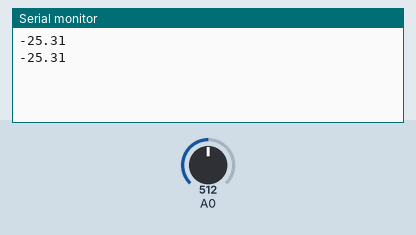
This sketch was run on a simulated Arduino Uno, built with avr-gcc and run on an emulated ATmega328P. On the bench: the last lines printed to the serial monitor. The test bench sets the inputs (shaded band); at power-on: A0 = 512.

Above: at 1.8 s.
1.9 s: A0 set to 716
At 2.8 s:
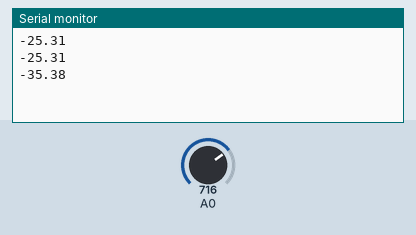
3.4 s: A0 set to 900
At 4.8 s:
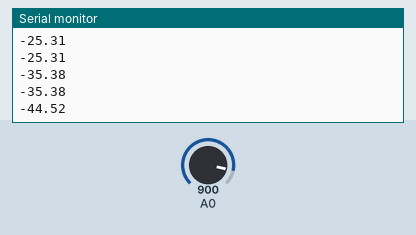
Timing chart, 0 to 6.4 s (numbered marks = the images above; inputs shaded):
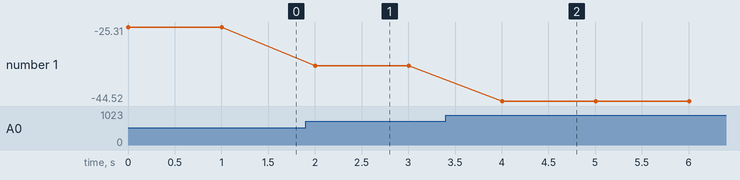

The sketch:

powerSupply.ino
```cpp
#include "measure/Voltage.h"
#include "measure/VoltageFactory.h"

Voltage *voltage;

void setup() {
	Serial.begin(57600);
	VoltageFactory *factory = new VoltageFactory();
	voltage = factory->negative();
}

void loop() {
	Serial.println((double) voltage->value() / 1000);
	delay(1000);
}
```

.ino.cpp
```cpp
#ifdef __IN_ECLIPSE__
//This is a automatic generated file
//Please do not modify this file
//If you touch this file your change will be overwritten during the next build
//This file has been generated on 2017-10-01 23:15:35

#include "Arduino.h"
#include "measure/Voltage.h"
#include "measure/VoltageFactory.h"
void setup() ;
void loop() ;

#include "powerSupply.ino"


#endif
```

AnalogInput.h
```cpp
/*
 * AnalogPin.h
 *
 *  Created on: Sep 28, 2017
 *      Author: nks
 */

#ifndef MEASURE_ANALOGINPUT_H_
#define MEASURE_ANALOGINPUT_H_

class AnalogInput {
public:
	virtual ~AnalogInput(){};
	virtual long value() = 0;
};

#endif /* MEASURE_ANALOGINPUT_H_ */
```

AnalogPinNumbers.h
```cpp
class AnalogPinNumbers{

  public:
    static const int POSITIVE_VOLTAGE = 0;
    static const int NEGATIVE_VOLTAGE = 1;
};
```

CorrectedInput.h
```cpp
/*
 * CorrectedPin.h
 *
 *  Created on: Sep 28, 2017
 *      Author: nks
 */

#ifndef MEASURE_CORRECTEDINPUT_H_
#define MEASURE_CORRECTEDINPUT_H_

#include "PhisicalAnalogInput.h"
#include "AnalogInput.h"

class CorrectedInput: public AnalogInput {
private:
	AnalogInput *original;
	double multiplicator;
public:
	CorrectedInput(const double multiplicator, AnalogInput *original);
	virtual ~CorrectedInput();
	long value();
};

#endif /* MEASURE_CORRECTEDINPUT_H_ */
```

NegativeVoltage.h
```cpp
/*
 * NegativVoltage.h
 *
 *  Created on: Oct 1, 2017
 *      Author: nks
 */

#ifndef MEASURE_NEGATIVEVOLTAGE_H_
#define MEASURE_NEGATIVEVOLTAGE_H_

#include "Voltage.h"

class NegativeVoltage: public Voltage {
private:
	Voltage *origin;
public:
	NegativeVoltage(Voltage *origin);
	virtual ~NegativeVoltage();
	long value();
};

#endif /* MEASURE_NEGATIVEVOLTAGE_H_ */
```

OutputVoltage.h
```cpp
/*
 * OutputVoltage.h
 *
 *  Created on: Oct 1, 2017
 *      Author: nks
 */

#ifndef MEASURE_OUTPUTVOLTAGE_H_
#define MEASURE_OUTPUTVOLTAGE_H_

#include "Voltage.h"

class OutputVoltage: public Voltage {
private:
	Voltage * origin;
	int dividingValue;
public:
	OutputVoltage(int dividingValue, Voltage *origin);
	virtual ~OutputVoltage();
	long value();
};

#endif /* MEASURE_OUTPUTVOLTAGE_H_ */
```

PhisicalAnalogInput.h
```cpp
/*
 * PhisicalAnalogPin.h
 *
 *  Created on: Sep 28, 2017
 *      Author: nks
 */

#ifndef MEASURE_PHISICALANALOGINPUT_H_
#define MEASURE_PHISICALANALOGINPUT_H_

#include "AnalogInput.h"

class PhisicalAnalogInput: public AnalogInput {

private:
	int pinNumber;
public:
	PhisicalAnalogInput(int pin);
	virtual ~PhisicalAnalogInput();
	long value();
};

#endif /* MEASURE_PHISICALANALOGINPUT_H_ */
```

PhisicalAnalogPin.cpp
```cpp
/*
 * PhisicalAnalogPin.cpp
 *
 *  Created on: Sep 28, 2017
 *      Author: nks
 */

#include "Arduino.h"
#include "PhisicalAnalogInput.h"

PhisicalAnalogInput::PhisicalAnalogInput(int pinNumber) {
	this->pinNumber = pinNumber;
}

PhisicalAnalogInput::~PhisicalAnalogInput() {

}

long PhisicalAnalogInput::value(){
	return analogRead(pinNumber);
}
```

SensorVoltage.h
```cpp
/*
 * SensorVoltage.h
 *
 *  Created on: Oct 1, 2017
 *      Author: nks
 */

#ifndef MEASURE_SENSORVOLTAGE_H_
#define MEASURE_SENSORVOLTAGE_H_

#include "Voltage.h"
#include "AnalogInput.h"

class SensorVoltage: public Voltage {

private:
	AnalogInput *input;
	static double multiplicator();
	static long findVoltage(long sensorValue);
	static const int VALUE_MAX = 1023;
	static const int VOLTAGE_MAX = 5000;
public:
	virtual ~SensorVoltage();
	SensorVoltage(AnalogInput *input);
	long value();
};

#endif /* MEASURE_SENSORVOLTAGE_H_ */
```

Voltage.h
```cpp
/*
 * Voltage.h
 *
 *  Created on: Oct 1, 2017
 *      Author: nks
 */

#ifndef MEASURE_VOLTAGE_H_
#define MEASURE_VOLTAGE_H_

class Voltage {
public:
	virtual ~Voltage() {};
	virtual long value() = 0;
};

#endif /* MEASURE_VOLTAGE_H_ */
```

VoltageFactory.h
```cpp
/*
 * VoltageFactory.h
 *
 *  Created on: Oct 1, 2017
 *      Author: nks
 */
#include "Voltage.h"

#ifndef MEASURE_VOLTAGEFACTORY_H_
#define MEASURE_VOLTAGEFACTORY_H_

class VoltageFactory {
public:
	VoltageFactory();
	virtual ~VoltageFactory();
	Voltage *positive();
	Voltage *negative();
};

#endif /* MEASURE_VOLTAGEFACTORY_H_ */
```

Measured:
- after the input at 1.9 s, the serial monitor: prints a new line after 0.10 s (image 1)
- after the input at 3.4 s, the serial monitor: prints a new line after 0.60 s (image 2)
- plotted number 1: -25.31 → -35.38 after the input at 1.9 s, -35.38 → -44.52 after the input at 3.4 s
